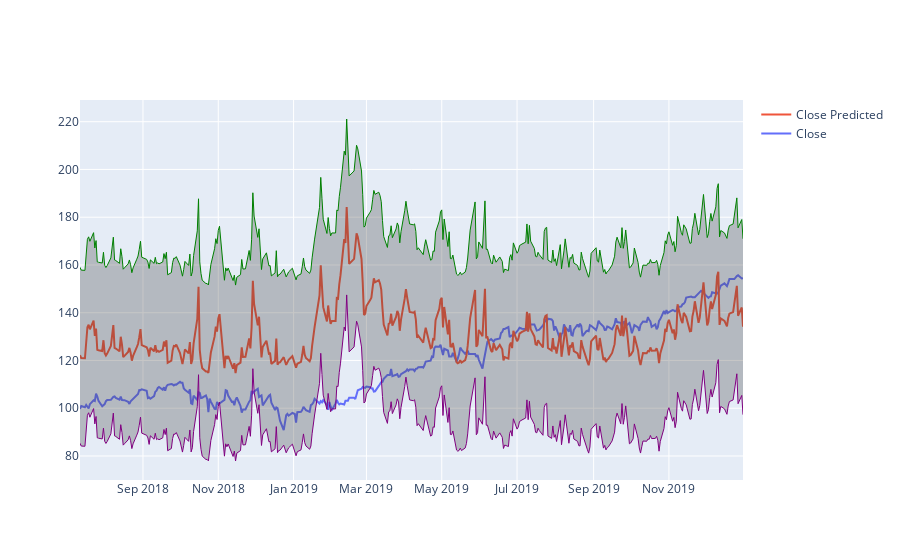

Notebook cell for this chart:
### Code cell
fig3=go.Figure(data=[
                        go.Scatter(
                                    name = 'Close',
                                    x= df_forecast['Date'],
                                    y= df_forecast['Original Close']),
                     
                        go.Scatter(
                                    name = 'Close Predicted',
                                    x= df_forecast['Date'],
                                    y= df_forecast['Close']),

                        go.Scatter(
                                    name='Upper Bound',
                                    x= df_forecast['Date'],
                                    y= df_forecast['Close Confidence Max'],
                                    mode='lines',
                                    marker=dict(color="green"),
                                    line=dict(width=1),
                                    showlegend=False),

                         go.Scatter(
                                    name='Lower Bound',
                                    x= df_forecast['Date'],
                                    y= df_forecast['Close Confidence Min'],
                                    marker=dict(color="purple"),
                                    line=dict(width=1),
                                    mode='lines',
                                    fillcolor='rgba(68, 68, 68, 0.3)',
                                    fill='tonexty',
                                    showlegend=False)

                    ])

fig3.show()

### Figure 1 — Plotly figure (JSON) as saved in the notebook; plotly's stock layout.template omitted (floating-point values rounded to 4 significant figures; data arrays with more than 128 entries replaced by an {"elided": "..."} marker saying what was removed)
{"data": [{"name": "Close", "type": "scatter", "x": {"elided": "371 str values"}, "y": {"elided": "371 float values"}}, {"name": "Close Predicted", "type": "scatter", "x": {"elided": "371 str values"}, "y": {"elided": "371 float values"}}, {"line": {"width": 1}, "marker": {"color": "green"}, "mode": "lines", "name": "Upper Bound", "showlegend": false, "type": "scatter", "x": {"elided": "371 str values"}, "y": {"elided": "371 float values"}}, {"fill": "tonexty", "fillcolor": "rgba(68, 68, 68, 0.3)", "line": {"width": 1}, "marker": {"color": "purple"}, "mode": "lines", "name": "Lower Bound", "showlegend": false, "type": "scatter", "x": {"elided": "371 str values"}, "y": {"elided": "371 float values"}}], "layout": {}}
